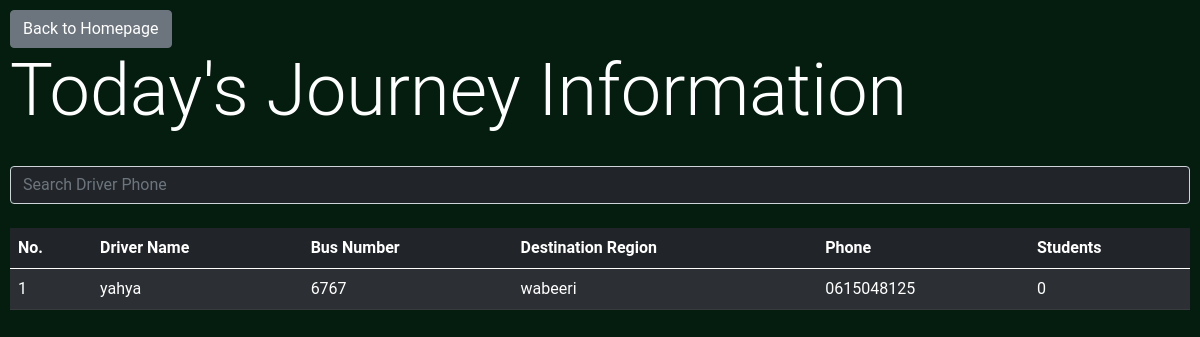
/admin/get_journey_info (signed in), run on an earlier commit of the app's database.
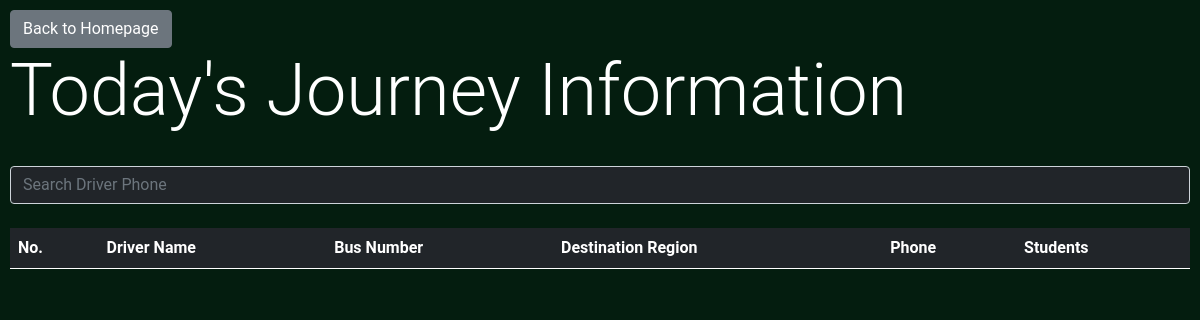
And on a later commit of the database.
### BusManager/models.py (models this page shows, shortened)
class DriverModel(db.Model):
	id = db.Column(db.Integer, primary_key=True)
	name = db.Column(db.String)
	phone = db.Column(db.String)
	bus_number = db.Column(db.String)
	location = db.relationship('LocationModel', secondary=driver_location_association, backref=db.backref('drivers', lazy='dynamic'))
	license_number  = db.Column(db.String)
	experience = db.Column(db.Integer) #Accept in terms of years
	average_rating = db.Column(db.Float) #1-5 Stars (decimal -> resolve in frontend)
	total_ratings = db.Column(db.Integer)
	rating_count = db.Column(db.Integer)
	profile_image = db.Column(db.String) #RawBytes or Hosted Location???
	is_verified = db.Column(db.Boolean)
	phone_verified = db.Column(db.Boolean)
	journeys = db.relationship('JourneyModel', backref='driver')
	timings = db.relationship('TimingModel', secondary=driver_timing_association, backref=db.backref('drivers', lazy='dynamic'))

class LocationModel(db.Model):
	id = db.Column(db.Integer, primary_key=True)
	location_name = db.Column(db.String)

### BusManager/admin/routes.py (the view)
@admin.route('/get_journey_info')
@login_required
def get_journey_info():
	data = []
	drivers = DriverModel.query.all()
	for driver in drivers:
		jn = 0
		for journey in driver.journeys:
			if(journey.timestamp.day == datetime.datetime.utcnow().day):
				jn += 1
		data.append({'driver': driver, 'students': jn})
	return render_template('journey_info.html', title='Journey Information', data=data)

### BusManager/models.py (called while the page is built)
@login_manager.user_loader
def load_user(user_id):
    return AdminUser.query.get(int(user_id))

### BusManager/templates/journey_info.html (shortened to what this page needs)
{% extends 'bs_layout.html' %}
{% block content %}
<a class="btn btn-secondary" href="{{url_for('admin.admin_home')}}">Back to Homepage</a>
<h1 class='display-2'>Today's Journey Information</h1>
<br>
<input type="text" id="searchbar" class="form-control bg-dark text-light" placeholder="Search Driver Phone" onkeyup="tableFilterer(4)"><br>
<table class="table table-striped table-dark" id="tbl">
  <thead>
    <tr>
    <th scope="col">No.</th>
      <th scope="col">Driver Name</th>
	  <th scope="col">Bus Number</th>
     <th scope="col">Destination Region</th>
      <th scope="col">Phone</th>
	  <th scope="col">Students</th>
    </tr>
  </thead>
  <tbody id='tbdy'>
    {% for e in data %}
      <tr onclick="getDetails({{e['driver'].id}})">
        <td>{{loop.index}}</td>
        <td>{{e['driver'].name}}</td>
        <td>{{e['driver'].bus_number}}</td>
        <td>{{e['driver'].location[0].location_name}}</td>
        <td class='phn'>{{e['driver'].phone}}</td>
        <td>{{e['students']}}</td>
      </tr>
    {% endfor %}
  </tbody>
</table>
{% endblock content %}

### BusManager/templates/bs_layout.html (shortened to what this page needs)
<!doctype html>
<html lang="en">
  <head>
    <link href="https://cdn.jsdelivr.net/npm/bootstrap@5.0.0-beta1/dist/css/bootstrap.min.css" rel="stylesheet">
<link rel="stylesheet" href="{{url_for('static', filename='main.css')}}">
  </head>
  <body>
	{% block content %}
	{% endblock content %}
  </body>
</html>

### BusManager/static/main.css (style rules this page uses)
body { background-color: rgb(4, 29, 15); color: white; padding: 10px; font-family: 'Roboto', sans-serif; }

What changed in the data, as far as the page shows it:
removed DriverModel: driver.name "yahya", driver.bus_number "6767", driver.phone "0615048125"
removed LocationModel: driver "wabeeri"
Also different on the page:
list line gone: "1 0"
